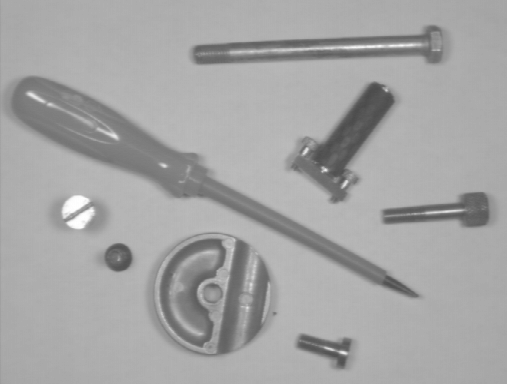
#> input picture examples/images/2dObjets.tiff, 507 x 384 px
$ python rotation.py --image ../../examples/images/2dObjets.tiff
#> lines starting #> are read from the running program, lines starting #| are printed output that depends on the picture
import numpy as np
import cv2
import argparse

ap = argparse.ArgumentParser()

ap.add_argument("-i", "--image", required=True, help="Path to the image.")
args = vars(ap.parse_args())

image = cv2.imread(args["image"])
#> image is the input picture: shape (384, 507, 3); min 75, max 255, mean 164.5
cv2.imshow("Original", image)

(h, w) = image.shape[:2]
#> h = 384; w = 507
center = (w // 2, h // 2)
#> center = (253, 192)

M = cv2.getRotationMatrix2D(center, 45, 1.0)
rotated = cv2.warpAffine(image, M, (w, h))
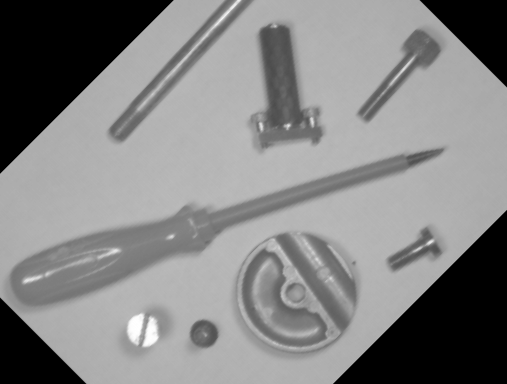
#> rotated: shape (384, 507, 3); min 0, max 255, mean 131.6
cv2.imshow("Rotated by 45 degrees", rotated)

M = cv2.getRotationMatrix2D(center, -90, 1.0)
rotated = cv2.warpAffine(image, M, (w, h))
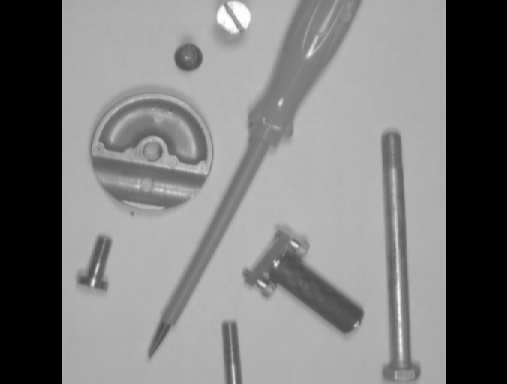
#> rotated: shape (384, 507, 3); min 0, max 255, mean 124.1
cv2.imshow("Rotated by -90 degress", rotated)
cv2.waitKey(0)

$ run again, on examples/images/3dphone.tiff
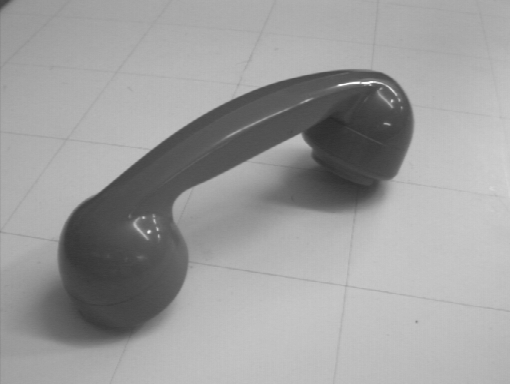
#> input picture examples/images/3dphone.tiff, 510 x 384 px
#> image is the input picture: shape (384, 510, 3); min 41, max 251, mean 157
#> `rotated = cv2.warpAffine(image, M, (w, h))`:
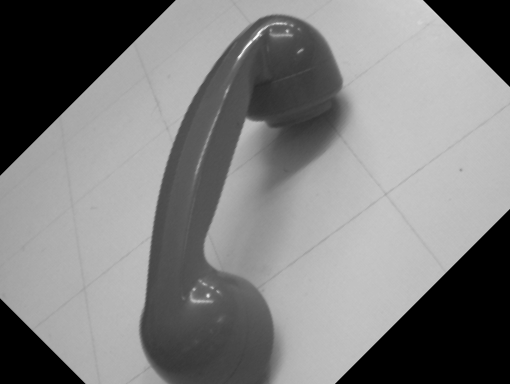
#> rotated: shape (384, 510, 3); min 0, max 251, mean 125.5
#> `rotated = cv2.warpAffine(image, M, (w, h))`:
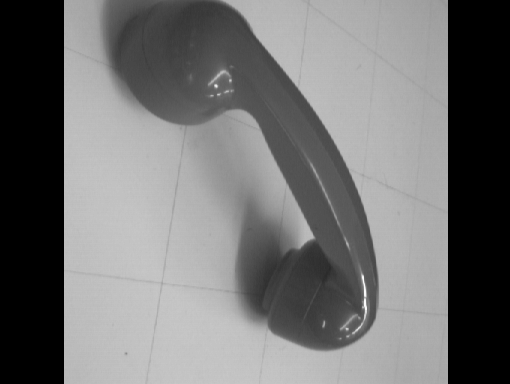
#> rotated: shape (384, 510, 3); min 0, max 251, mean 114.1
